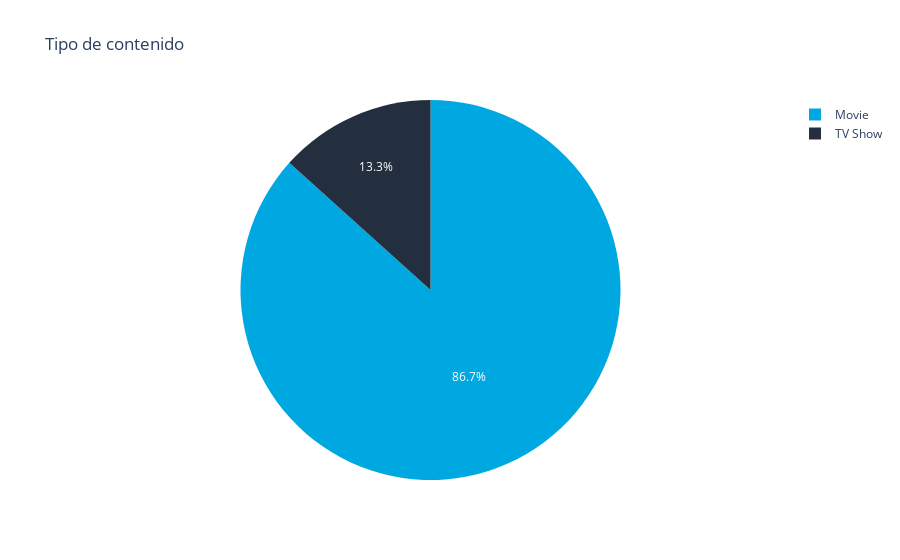

The notebook cell saved with this chart:
### Markdown cell above
## Visualizaciones

Colores:
Prime Video:
- Prime blue: RGB(0,168,225)
- SQUID INK : RGB(35,47,62)

Netflix:
- NETFLIX RED
    - PANTONE: PMS 1795 C;
    - HEX COLOR: #E50914;
    - RGB: (229,9,20)
    - CMYK: (0,96,93,2)
- white
- black

HULU:
- PRIMARY GREEN
    - PANTONE: PMS 368 C;
    - HEX COLOR: #3DBB3D;
    - RGB: (102,170,50)
    - CMYK: (66,11,100,1)
- DARK GREY
    - PANTONE: PMS COOL GRAY 10 C;
    - HEX COLOR: #666666;
    - RGB: (102,102,102)
    - CMYK: (0,0,0,70)

disney+:
- Blue:
    - HEX COLOR: # 113CCF
- Light blue?:
    - HEX COLOR: #BFF5FD:
- White

### Code cell
import plotly.express as px

display(merged_df['type'].value_counts())
labels = merged_df['type'].value_counts().index
values = merged_df['type'].value_counts().values
fig = px.pie(merged_df, values=values, names=labels, title='Tipo de contenido', color_discrete_sequence=['rgba(0,168,225,1)', 'rgba(35,47,62,1)'])

fig.show()

### Figure 1 — Plotly figure (JSON) as saved in the notebook; plotly's stock layout.template omitted (floating-point values rounded to 4 significant figures)
{"data": [{"domain": {"x": [0, 1], "y": [0, 1]}, "hovertemplate": "label=%{label}<br>value=%{value}<extra></extra>", "labels": ["Movie", "TV Show"], "legendgroup": "", "name": "", "showlegend": true, "type": "pie", "values": [4147, 638]}], "layout": {"legend": {"tracegroupgap": 0}, "piecolorway": ["rgba(0,168,225,1)", "rgba(35,47,62,1)"], "title": {"text": "Tipo de contenido"}}}
